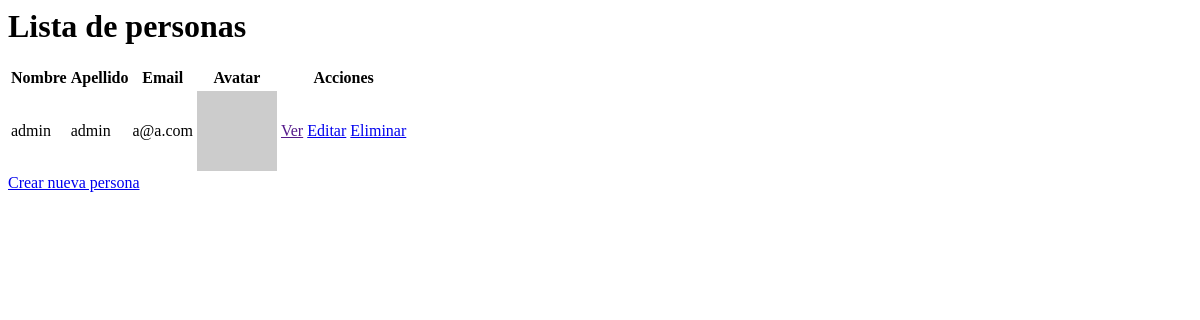
The app's page /crud/personas/, older data.
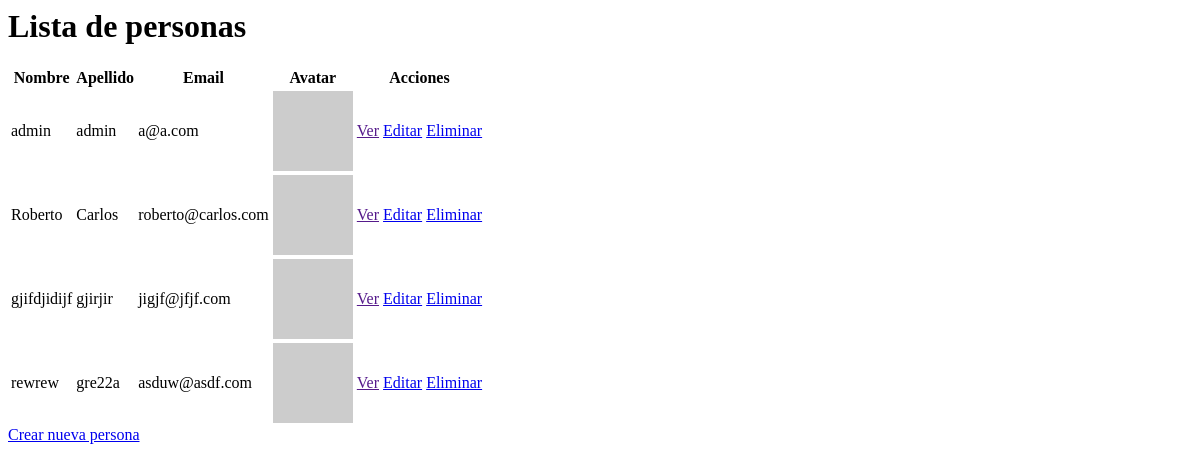
The same page, newer data.
### crud/models.py (models this page shows, shortened)
class Persona(models.Model):
    nombre = models.CharField(max_length=100)
    apellido = models.CharField(max_length=100)
    email = models.EmailField(unique=True)
    password = models.CharField(max_length=100)
    rol = models.ForeignKey('Rol', on_delete=models.CASCADE, null=True)

### crud/views.py (the view)
# urls.py: path('personas/', PersonaListView.as_view(), name='persona_list'),
class PersonaListView(ListView):
    model = Persona
    template_name = 'personas/persona_list.html'
    context_object_name = 'personas'
    paginate_by = 10

### crud/templates/personas/persona_list.html
<h1>Lista de personas</h1>
    <table>
        <thead>
            <tr>
                <th> Nombre </th>
                <th> Apellido </th>
                <th> Email </th>
                <th> Avatar </th>
                <th> Acciones </th>
            </tr>
        </thead>
        {% for persona in personas %}
        <tr>
            <td>{{persona.nombre}}</td>
            <td>{{ persona.apellido }}</td>
            <td>{{ persona.email }}</td>
            <td>
                <img src="https://www.gravatar.com/avatar/{{ persona.email }}?s=100&d=identicon" alt="Avatar de {{ persona.nombre }}">
            </td>
            <td>
                <a href="">Ver</a>
                <a href="{% url 'persona_update' persona.id %}">Editar</a>
                <a href="{% url 'persona_delete' persona.id %}">Eliminar</a>
            </td>
        </tr>
        {% endfor %}
    </table>
    <a href="{% url 'persona_create' %}">Crear nueva persona</a>

Row changes from the older to the newer data that the page shows:
added Persona: nombre "Roberto", apellido "Carlos", email "roberto@carlos.com"
added Persona: nombre "gjifdjidijf", apellido "gjirjir", email "jigjf@jfjf.com"
added Persona: nombre "rewrew", apellido "gre22a", email "asduw@asdf.com"
